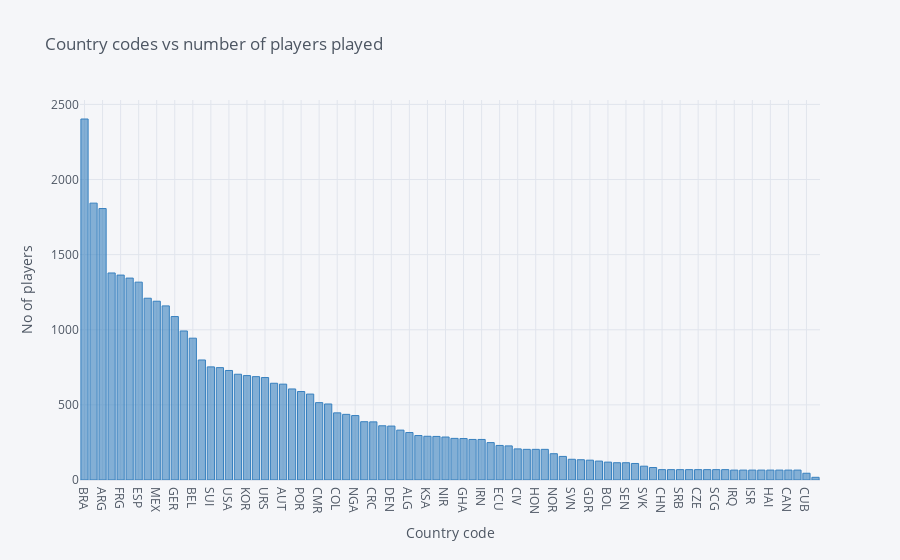

The cell this chart's notebook holds for it:
### Code cell
d2.iplot(kind='bar',yTitle='No of players',title='Country codes vs number of players played',colors='blue',xTitle='Country code')

### Figure 1 — Plotly figure (JSON) as saved in the notebook; plotly's stock layout.template omitted (floating-point values rounded to 4 significant figures)
{"data": [{"marker": {"color": "rgba(55, 128, 191, 0.6)", "line": {"color": "rgba(55, 128, 191, 1.0)", "width": 1}}, "name": "count", "orientation": "v", "text": "", "x": ["BRA", "ITA", "ARG", "ENG", "FRG", "FRA", "ESP", "NED", "MEX", "URU", "GER", "SWE", "BEL", "YUG", "SUI", "CHI", "USA", "HUN", "KOR", "POL", "URS", "TCH", "AUT", "PAR", "POR", "BUL", "CMR", "SCO", "COL", "ROU", "NGA", "JPN", "CRC", "CRO", "DEN", "PER", "ALG", "AUS", "KSA", "IRL", "NIR", "MAR", "GHA", "TUN", "IRN", "GRE", "ECU", "TUR", "CIV", "RSA", "HON", "RUS", "NOR", "PRK", "SVN", "NZL", "GDR", "SLV", "BOL", "UKR", "SEN", "WAL", "SVK", "EGY", "CHN", "TRI", "SRB", "TOG", "CZE", "ANG", "SCG", "BIH", "IRQ", "JAM", "ISR", "ZAI", "HAI", "KUW", "CAN", "UAE", "CUB", "INH"], "y": [2403, 1843, 1807, 1378, 1364, 1344, 1317, 1210, 1190, 1159, 1088, 992, 944, 799, 753, 748, 729, 704, 695, 688, 682, 644, 638, 606, 589, 572, 515, 506, 447, 437, 429, 388, 387, 361, 359, 332, 316, 296, 291, 290, 286, 277, 276, 270, 270, 249, 230, 227, 207, 204, 204, 204, 175, 157, 138, 135, 132, 126, 119, 115, 115, 110, 92, 83, 69, 69, 69, 69, 69, 69, 69, 69, 66, 66, 66, 66, 66, 66, 66, 66, 45, 18], "type": "bar"}], "layout": {"legend": {"bgcolor": "#F5F6F9", "font": {"color": "#4D5663"}}, "paper_bgcolor": "#F5F6F9", "plot_bgcolor": "#F5F6F9", "title": {"font": {"color": "#4D5663"}, "text": "Country codes vs number of players played"}, "xaxis": {"gridcolor": "#E1E5ED", "showgrid": true, "tickfont": {"color": "#4D5663"}, "title": {"font": {"color": "#4D5663"}, "text": "Country code"}, "zerolinecolor": "#E1E5ED"}, "yaxis": {"gridcolor": "#E1E5ED", "showgrid": true, "tickfont": {"color": "#4D5663"}, "title": {"font": {"color": "#4D5663"}, "text": "No of players"}, "zerolinecolor": "#E1E5ED"}}}
